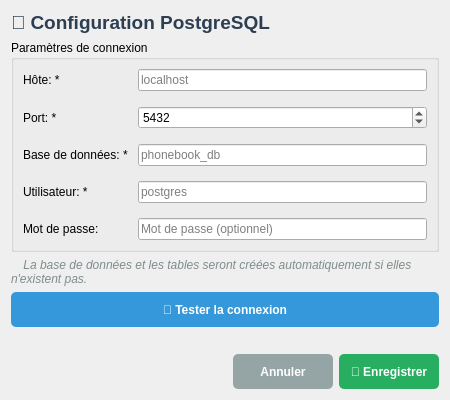
<?xml version="1.0" encoding="UTF-8"?>
<ui version="4.0">
 <class>PostgresConfigDialog</class>
 <widget class="QDialog" name="PostgresConfigDialog">
  <property name="geometry">
   <rect>
    <x>0</x>
    <y>0</y>
    <width>450</width>
    <height>400</height>
   </rect>
  </property>
  <property name="windowTitle">
   <string>Configuration PostgreSQL</string>
  </property>
  <layout class="QVBoxLayout" name="verticalLayout">
   <item>
    <widget class="QLabel" name="lblTitle">
     <property name="text">
      <string>&lt;html&gt;&lt;head/&gt;&lt;body&gt;&lt;p&gt;&lt;span style=&quot; font-size:14pt; font-weight:700; color:#2c3e50;&quot;&gt;🐘 Configuration PostgreSQL&lt;/span&gt;&lt;/p&gt;&lt;/body&gt;&lt;/html&gt;</string>
     </property>
    </widget>
   </item>
   <item>
    <widget class="QGroupBox" name="groupBoxConnection">
     <property name="title">
      <string>Paramètres de connexion</string>
     </property>
     <layout class="QFormLayout" name="formLayout">
      <property name="horizontalSpacing">
       <number>10</number>
      </property>
      <property name="verticalSpacing">
       <number>15</number>
      </property>
      <item row="0" column="0">
       <widget class="QLabel" name="lblHost">
        <property name="text">
         <string>Hôte: *</string>
        </property>
       </widget>
      </item>
      <item row="0" column="1">
       <widget class="QLineEdit" name="lineEditHost">
        <property name="placeholderText">
         <string>localhost</string>
        </property>
       </widget>
      </item>
      <item row="1" column="0">
       <widget class="QLabel" name="lblPort">
        <property name="text">
         <string>Port: *</string>
        </property>
       </widget>
      </item>
      <item row="1" column="1">
       <widget class="QSpinBox" name="spinBoxPort">
        <property name="minimum">
         <number>1</number>
        </property>
        <property name="maximum">
         <number>65535</number>
        </property>
        <property name="value">
         <number>5432</number>
        </property>
       </widget>
      </item>
      <item row="2" column="0">
       <widget class="QLabel" name="lblDatabase">
        <property name="text">
         <string>Base de données: *</string>
        </property>
       </widget>
      </item>
      <item row="2" column="1">
       <widget class="QLineEdit" name="lineEditDatabase">
        <property name="placeholderText">
         <string>phonebook_db</string>
        </property>
       </widget>
      </item>
      <item row="3" column="0">
       <widget class="QLabel" name="lblUsername">
        <property name="text">
         <string>Utilisateur: *</string>
        </property>
       </widget>
      </item>
      <item row="3" column="1">
       <widget class="QLineEdit" name="lineEditUsername">
        <property name="placeholderText">
         <string>postgres</string>
        </property>
       </widget>
      </item>
      <item row="4" column="0">
       <widget class="QLabel" name="lblPassword">
        <property name="text">
         <string>Mot de passe:</string>
        </property>
       </widget>
      </item>
      <item row="4" column="1">
       <widget class="QLineEdit" name="lineEditPassword">
        <property name="echoMode">
         <enum>QLineEdit::Password</enum>
        </property>
        <property name="placeholderText">
         <string>Mot de passe (optionnel)</string>
        </property>
       </widget>
      </item>
     </layout>
    </widget>
   </item>
   <item>
    <widget class="QLabel" name="lblInfo">
     <property name="text">
      <string>&lt;html&gt;&lt;head/&gt;&lt;body&gt;&lt;p&gt;&lt;span style=&quot; font-size:9pt; color:#7f8c8d; font-style:italic;&quot;&gt;💡 La base de données et les tables seront créées automatiquement si elles n'existent pas.&lt;/span&gt;&lt;/p&gt;&lt;/body&gt;&lt;/html&gt;</string>
     </property>
     <property name="wordWrap">
      <bool>true</bool>
     </property>
    </widget>
   </item>
   <item>
    <widget class="QPushButton" name="btnTestConnection">
     <property name="minimumSize">
      <size>
       <width>0</width>
       <height>35</height>
      </size>
     </property>
     <property name="text">
      <string>🔌 Tester la connexion</string>
     </property>
     <property name="styleSheet">
      <string notr="true">QPushButton {
    background-color: #3498db;
    color: white;
    border: none;
    border-radius: 5px;
    font-weight: bold;
}
QPushButton:hover {
    background-color: #2980b9;
}</string>
     </property>
    </widget>
   </item>
   <item>
    <spacer name="verticalSpacer">
     <property name="orientation">
      <enum>Qt::Vertical</enum>
     </property>
     <property name="sizeHint" stdset="0">
      <size>
       <width>20</width>
       <height>40</height>
      </size>
     </property>
    </spacer>
   </item>
   <item>
    <layout class="QHBoxLayout" name="horizontalLayout">
     <item>
      <spacer name="horizontalSpacer">
       <property name="orientation">
        <enum>Qt::Horizontal</enum>
       </property>
       <property name="sizeHint" stdset="0">
        <size>
         <width>40</width>
         <height>20</height>
        </size>
       </property>
      </spacer>
     </item>
     <item>
      <widget class="QPushButton" name="btnCancel">
       <property name="minimumSize">
        <size>
         <width>100</width>
         <height>35</height>
        </size>
       </property>
       <property name="text">
        <string>Annuler</string>
       </property>
       <property name="styleSheet">
        <string notr="true">QPushButton {
    background-color: #95a5a6;
    color: white;
    border: none;
    border-radius: 5px;
    font-weight: bold;
}
QPushButton:hover {
    background-color: #7f8c8d;
}</string>
       </property>
      </widget>
     </item>
     <item>
      <widget class="QPushButton" name="btnSave">
       <property name="minimumSize">
        <size>
         <width>100</width>
         <height>35</height>
        </size>
       </property>
       <property name="text">
        <string>💾 Enregistrer</string>
       </property>
       <property name="styleSheet">
        <string notr="true">QPushButton {
    background-color: #27ae60;
    color: white;
    border: none;
    border-radius: 5px;
    font-weight: bold;
}
QPushButton:hover {
    background-color: #229954;
}</string>
       </property>
      </widget>
     </item>
    </layout>
   </item>
  </layout>
 </widget>
 <resources/>
 <connections/>
</ui>
